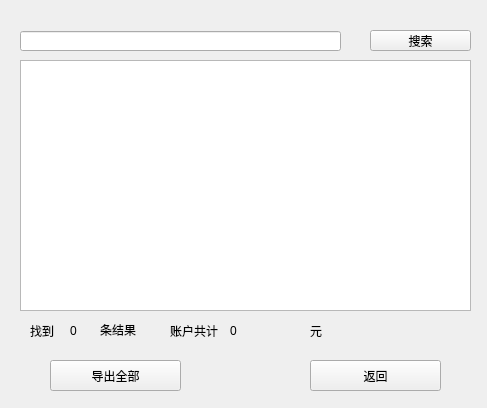
<?xml version="1.0" encoding="UTF-8"?>
<ui version="4.0">
 <class>flowlist</class>
 <widget class="QWidget" name="flowlist">
  <property name="geometry">
   <rect>
    <x>0</x>
    <y>0</y>
    <width>487</width>
    <height>408</height>
   </rect>
  </property>
  <property name="windowTitle">
   <string>Form</string>
  </property>
  <widget class="QPushButton" name="accountlist_searchButton">
   <property name="geometry">
    <rect>
     <x>370</x>
     <y>30</y>
     <width>101</width>
     <height>21</height>
    </rect>
   </property>
   <property name="text">
    <string>搜索</string>
   </property>
  </widget>
  <widget class="QLineEdit" name="accountlist_searchEdit">
   <property name="geometry">
    <rect>
     <x>20</x>
     <y>31</y>
     <width>321</width>
     <height>20</height>
    </rect>
   </property>
  </widget>
  <widget class="QTableView" name="accountlist_tableView">
   <property name="geometry">
    <rect>
     <x>20</x>
     <y>60</y>
     <width>451</width>
     <height>251</height>
    </rect>
   </property>
   <property name="alternatingRowColors">
    <bool>true</bool>
   </property>
   <property name="sortingEnabled">
    <bool>true</bool>
   </property>
   <attribute name="horizontalHeaderVisible">
    <bool>false</bool>
   </attribute>
   <attribute name="verticalHeaderVisible">
    <bool>false</bool>
   </attribute>
  </widget>
  <widget class="QPushButton" name="accountlist_backButton">
   <property name="geometry">
    <rect>
     <x>310</x>
     <y>360</y>
     <width>131</width>
     <height>31</height>
    </rect>
   </property>
   <property name="text">
    <string>返回</string>
   </property>
  </widget>
  <widget class="QPushButton" name="accountlist_exportButton">
   <property name="geometry">
    <rect>
     <x>50</x>
     <y>360</y>
     <width>131</width>
     <height>31</height>
    </rect>
   </property>
   <property name="text">
    <string>导出全部</string>
   </property>
  </widget>
  <widget class="QLabel" name="label_1">
   <property name="geometry">
    <rect>
     <x>30</x>
     <y>315</y>
     <width>31</width>
     <height>31</height>
    </rect>
   </property>
   <property name="text">
    <string>找到</string>
   </property>
  </widget>
  <widget class="QLabel" name="label_6">
   <property name="geometry">
    <rect>
     <x>310</x>
     <y>315</y>
     <width>20</width>
     <height>31</height>
    </rect>
   </property>
   <property name="text">
    <string>元</string>
   </property>
  </widget>
  <widget class="QLabel" name="label_4">
   <property name="geometry">
    <rect>
     <x>230</x>
     <y>315</y>
     <width>71</width>
     <height>31</height>
    </rect>
   </property>
   <property name="text">
    <string>0</string>
   </property>
  </widget>
  <widget class="QLabel" name="label_3">
   <property name="geometry">
    <rect>
     <x>100</x>
     <y>320</y>
     <width>72</width>
     <height>20</height>
    </rect>
   </property>
   <property name="text">
    <string>条结果</string>
   </property>
  </widget>
  <widget class="QLabel" name="label_5">
   <property name="geometry">
    <rect>
     <x>170</x>
     <y>315</y>
     <width>61</width>
     <height>31</height>
    </rect>
   </property>
   <property name="text">
    <string>账户共计</string>
   </property>
  </widget>
  <widget class="QLabel" name="label_2">
   <property name="geometry">
    <rect>
     <x>70</x>
     <y>320</y>
     <width>21</width>
     <height>21</height>
    </rect>
   </property>
   <property name="text">
    <string>0</string>
   </property>
  </widget>
 </widget>
 <resources/>
 <connections/>
</ui>
